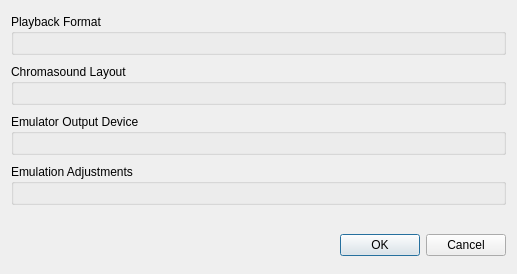
<?xml version="1.0" encoding="UTF-8"?>
<ui version="4.0">
 <class>SettingsDialog</class>
 <widget class="QDialog" name="SettingsDialog">
  <property name="geometry">
   <rect>
    <x>0</x>
    <y>0</y>
    <width>517</width>
    <height>274</height>
   </rect>
  </property>
  <property name="sizePolicy">
   <sizepolicy hsizetype="Fixed" vsizetype="Minimum">
    <horstretch>0</horstretch>
    <verstretch>0</verstretch>
   </sizepolicy>
  </property>
  <property name="minimumSize">
   <size>
    <width>440</width>
    <height>0</height>
   </size>
  </property>
  <property name="windowTitle">
   <string>Settings</string>
  </property>
  <layout class="QGridLayout" name="gridLayout_2">
   <item row="5" column="0">
    <widget class="QDialogButtonBox" name="buttonBox">
     <property name="orientation">
      <enum>Qt::Orientation::Horizontal</enum>
     </property>
     <property name="standardButtons">
      <set>QDialogButtonBox::StandardButton::Cancel|QDialogButtonBox::StandardButton::Ok</set>
     </property>
    </widget>
   </item>
   <item row="1" column="0">
    <widget class="QGroupBox" name="layoutGroupBox">
     <property name="sizePolicy">
      <sizepolicy hsizetype="Preferred" vsizetype="Fixed">
       <horstretch>0</horstretch>
       <verstretch>0</verstretch>
      </sizepolicy>
     </property>
     <property name="title">
      <string>Chromasound Layout</string>
     </property>
     <layout class="QGridLayout" name="gridLayout_4">
      <property name="sizeConstraint">
       <enum>QLayout::SizeConstraint::SetDefaultConstraint</enum>
      </property>
      <item row="0" column="0">
       <widget class="ChromasoundLayoutWidget" name="chromasoundLayoutWidget" native="true"/>
      </item>
     </layout>
    </widget>
   </item>
   <item row="3" column="0">
    <widget class="QGroupBox" name="emuAdjustmentsGroupBox">
     <property name="sizePolicy">
      <sizepolicy hsizetype="Preferred" vsizetype="Fixed">
       <horstretch>0</horstretch>
       <verstretch>0</verstretch>
      </sizepolicy>
     </property>
     <property name="title">
      <string>Emulation Adjustments</string>
     </property>
     <layout class="QGridLayout" name="gridLayout">
      <property name="sizeConstraint">
       <enum>QLayout::SizeConstraint::SetDefaultConstraint</enum>
      </property>
      <item row="0" column="0">
       <widget class="EmulationSettingsWidget" name="emulationSettingsWidget" native="true"/>
      </item>
     </layout>
    </widget>
   </item>
   <item row="0" column="0">
    <widget class="QGroupBox" name="playbackGroupBox">
     <property name="sizePolicy">
      <sizepolicy hsizetype="Preferred" vsizetype="Fixed">
       <horstretch>0</horstretch>
       <verstretch>0</verstretch>
      </sizepolicy>
     </property>
     <property name="title">
      <string>Playback Format</string>
     </property>
     <layout class="QGridLayout" name="gridLayout_3">
      <property name="sizeConstraint">
       <enum>QLayout::SizeConstraint::SetDefaultConstraint</enum>
      </property>
      <item row="0" column="0">
       <widget class="PlaybackSettingsWidget" name="playbackSettingsWidget" native="true"/>
      </item>
     </layout>
    </widget>
   </item>
   <item row="2" column="0">
    <widget class="QGroupBox" name="outputDeviceGroupBox">
     <property name="sizePolicy">
      <sizepolicy hsizetype="Preferred" vsizetype="Fixed">
       <horstretch>0</horstretch>
       <verstretch>0</verstretch>
      </sizepolicy>
     </property>
     <property name="title">
      <string>Emulator Output Device</string>
     </property>
     <layout class="QGridLayout" name="gridLayout_5">
      <property name="sizeConstraint">
       <enum>QLayout::SizeConstraint::SetDefaultConstraint</enum>
      </property>
      <item row="0" column="0">
       <widget class="EmulatorOutputDeviceSettingsWidget" name="emulatorOutputDeviceWidget" native="true"/>
      </item>
     </layout>
    </widget>
   </item>
   <item row="4" column="0">
    <spacer name="verticalSpacer">
     <property name="orientation">
      <enum>Qt::Orientation::Vertical</enum>
     </property>
     <property name="sizeType">
      <enum>QSizePolicy::Policy::Fixed</enum>
     </property>
     <property name="sizeHint" stdset="0">
      <size>
       <width>20</width>
       <height>20</height>
      </size>
     </property>
    </spacer>
   </item>
  </layout>
 </widget>
 <customwidgets>
  <customwidget>
   <class>EmulationSettingsWidget</class>
   <extends>QWidget</extends>
   <header>dialogs/settings/emulationsettingswidget.h</header>
   <container>1</container>
  </customwidget>
  <customwidget>
   <class>PlaybackSettingsWidget</class>
   <extends>QWidget</extends>
   <header>dialogs/settings/playbacksettingswidget.h</header>
   <container>1</container>
  </customwidget>
  <customwidget>
   <class>ChromasoundLayoutWidget</class>
   <extends>QWidget</extends>
   <header>dialogs/settings/chromasoundlayoutwidget.h</header>
   <container>1</container>
  </customwidget>
  <customwidget>
   <class>EmulatorOutputDeviceSettingsWidget</class>
   <extends>QWidget</extends>
   <header>dialogs/settings/emulatoroutputdevicesettingswidget.h</header>
   <container>1</container>
  </customwidget>
 </customwidgets>
 <resources/>
 <connections>
  <connection>
   <sender>buttonBox</sender>
   <signal>accepted()</signal>
   <receiver>SettingsDialog</receiver>
   <slot>accept()</slot>
   <hints>
    <hint type="sourcelabel">
     <x>248</x>
     <y>254</y>
    </hint>
    <hint type="destinationlabel">
     <x>157</x>
     <y>274</y>
    </hint>
   </hints>
  </connection>
  <connection>
   <sender>buttonBox</sender>
   <signal>rejected()</signal>
   <receiver>SettingsDialog</receiver>
   <slot>reject()</slot>
   <hints>
    <hint type="sourcelabel">
     <x>316</x>
     <y>260</y>
    </hint>
    <hint type="destinationlabel">
     <x>286</x>
     <y>274</y>
    </hint>
   </hints>
  </connection>
 </connections>
 <slots>
  <slot>accept()</slot>
  <slot>reject()</slot>
 </slots>
</ui>
